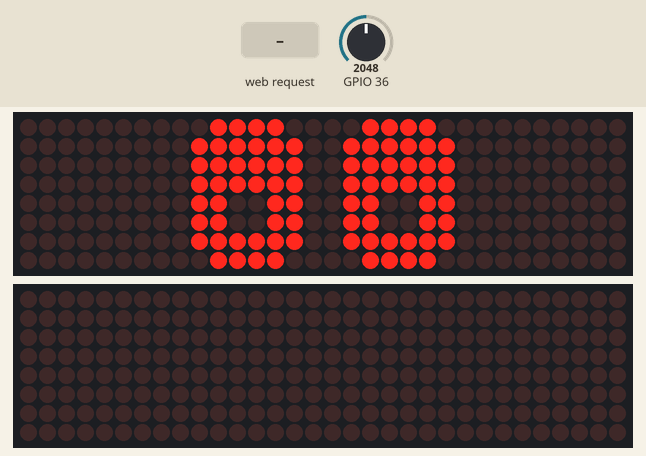
Bench run of a sketch on a simulated ESP32. Shown: 2 × 32×8 LED matrix. The test bench sets the inputs (shaded band); at power-on: GPIO 36 = 2048. WiFi joins after 1.5 s; servers stay silent unless stated; uploads are accepted with an empty reply; random numbers use the default seed unless the sketch sets one; what the sketch prints to the serial monitor is not drawn.

Above: at 2.7 s.
2.8 s: HTTP request GET /set?mode=eyes received
At 4.1 s:
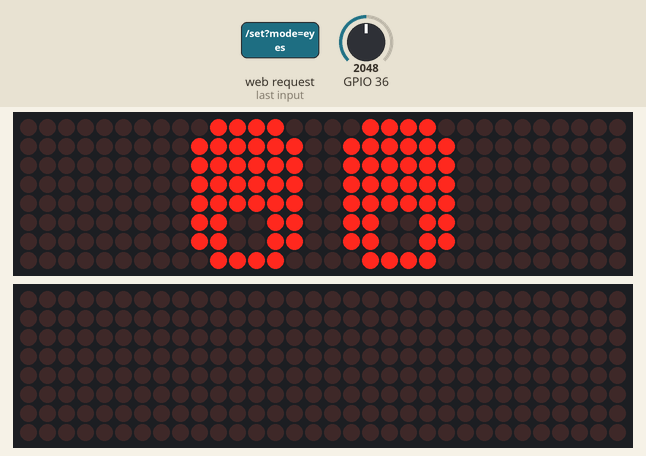
4.6 s: HTTP request GET /set?mode=voo received
At 5.8 s:
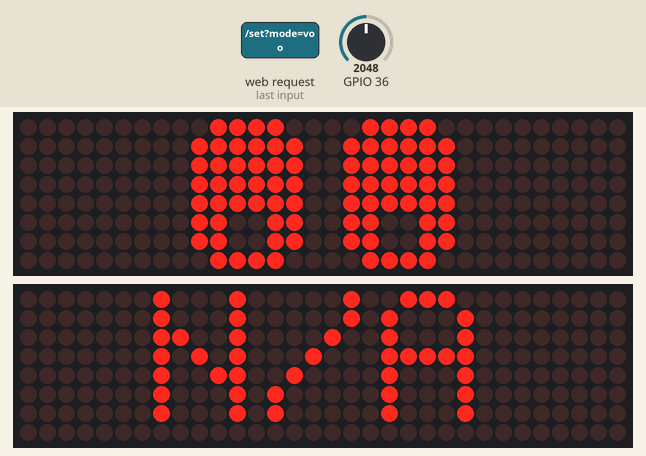
6.3 s: HTTP request GET /set?mode=fear received
At 7.1 s:
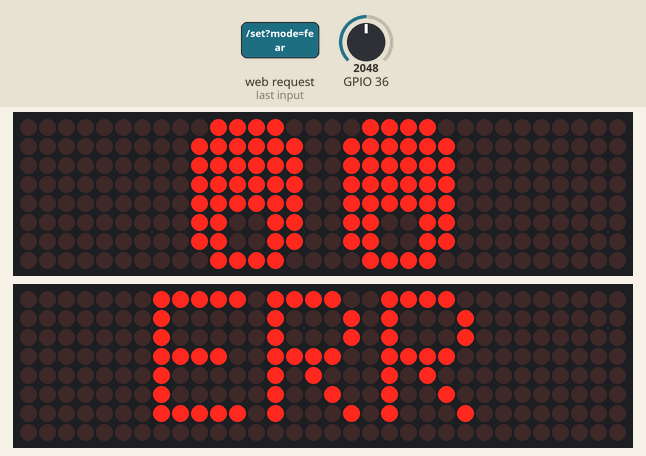
8.0 s: HTTP request GET /set?mode=1 received
At 9.2 s:
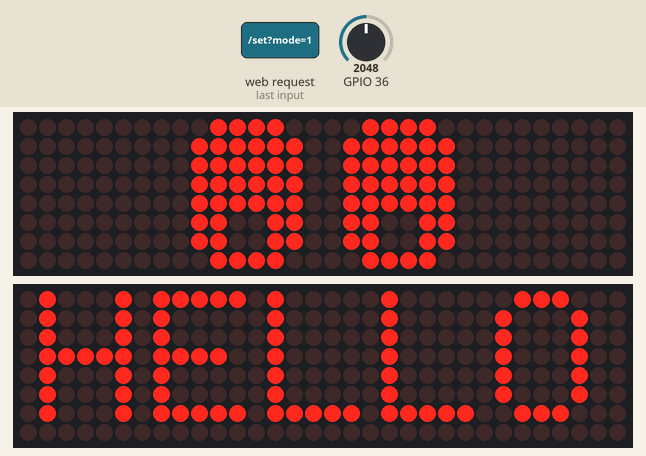
9.5 s: HTTP request GET /set?mode=eyes received
At 9.78 s:
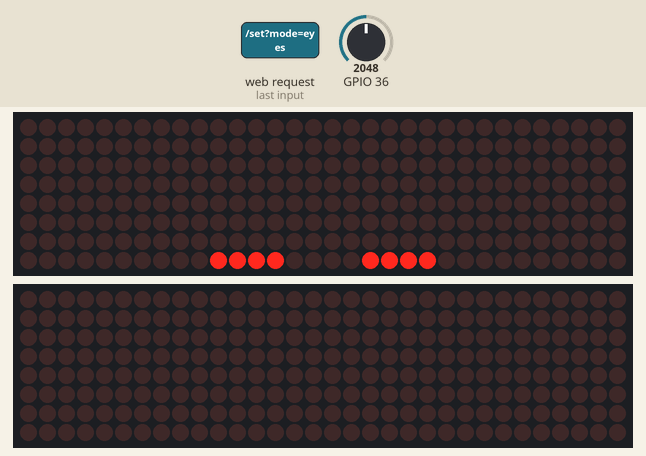
11.3 s: HTTP request GET /set?mode=eyes received
At 11.77 s:
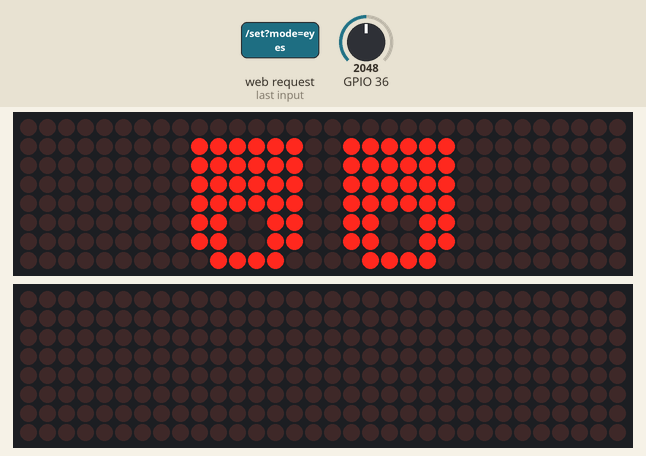
Timing chart, 0 to 14.3 s (numbered marks = the images above; inputs shaded):
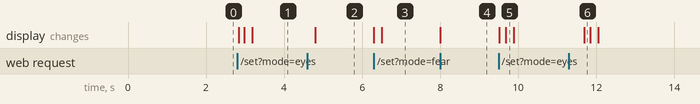

The sketch:

fg_display.ino
```cpp
/**
* Kaipo Ojas
* fg_display.ino
*/

#include <WiFi.h>
#include <HTTPClient.h>
#include <ArduinoJson.h>
#include <WebServer.h>
#include <MD_Parola.h>
#include <MD_MAX72XX.h>
#include <SPI.h>
#include <ESPmDNS.h>
#include "MD_EyePair.h"
/**
* This program uses the ESP32 DevKit module to display various stock prices.
* Stocks display on a dot matrix display.
* ESP32 is in STA and AP mode. Acts as STA to get current stock prices using apiKeys.
* ESP32 AP mode creates a local site for devices connected to same network to set what the display shows.
*/
#define DATA_PIN 23
#define CLK_PIN  18
#define CS_PIN   5
#define HARDWARE_TYPE MD_MAX72XX::FC16_HW
#define MAX_DEVICES   4

/**
* Network name/SSID
*/
const char* STA_SSID = "network_name";

/**
* Network password.
*/
const char* STA_PASS  = "network_password";

/**
* Access Point Name
*/
const char* AP_SSID  = "StockDisplay";

/**
* Access Point Password
*/
const char* AP_PASS  = "12345678";

String apiKey = "YOUR_ALPHA_VANTAGE_KEY";

//Used to display text
MD_Parola display = MD_Parola(HARDWARE_TYPE, DATA_PIN, CLK_PIN, CS_PIN, MAX_DEVICES);

//Used to display custom symbols(for eyes)
MD_MAX72XX mx = MD_MAX72XX(HARDWARE_TYPE, DATA_PIN, CLK_PIN, CS_PIN, MAX_DEVICES);

//Sets up Web server
WebServer server(80);

//Display Modes avilable
enum DisplayMode { MODE_VOO, MODE_FEAR_GREED, MODE_TEST, MODE_EYE, MODE_REPORT };
DisplayMode currentMode = MODE_TEST; //Initially sets to Test/Nothing shows

unsigned long lastUpdate = 0;

MD_EyePair eyes;

int currentBrightness = 1;

// ____Forward declarations __________
void connectSTA();
void createAP();
void handleRoot();
void handleSet();
void refreshData();
String getVOO();
String getFearGreed();
void showMessage(String msg);
String webpage();

/**
* Sets up dot matrix display, creates our AP site, and sets up STA mode.
*/
// ___Setup _____________
void setup() {
  Serial.begin(115200);
  //Sets up matrix display. Both Parole and MDMAXX
  mx.begin();

  display.begin();
  display.setIntensity(1);
  display.displayClear();

  eyes.begin(1, &mx, 500);

  //Connects ESP to our wifi as STA mode.
  WiFi.mode(WIFI_AP_STA);
  connectSTA();
  //Sets up the AP local site.
  createAP();

  server.on("/",    handleRoot);
  server.on("/set", handleSet);
  server.begin();

  if (MDNS.begin("stockdisplay")) {
    Serial.println("mDNS started - access at http://stockdisplay.local");
  }
}

// ______Loop___________
/**
* Loop / Running of program. Calls methods
*/
void loop() {
  server.handleClient();

  if (currentMode == MODE_EYE) {
    eyes.animate();
  }

  if (currentMode == MODE_REPORT) {
    if (display.displayAnimate()) {
      display.displayReset();
    }
  }

  if (millis() - lastUpdate > 300000) {
    lastUpdate = millis();
    if(currentMode != MODE_EYE) {
      display.begin();
      display.setIntensity(1);
      display.displayClear();
      refreshData();
    }
  }
}

// _____WiFi _________
/**
* Connects the ESP to the network.
*/
void connectSTA() {
  WiFi.begin(STA_SSID, STA_PASS);
  Serial.print("Connecting to WiFi");
  int attempts = 0;
  while (WiFi.status() != WL_CONNECTED && attempts < 20) {
    delay(500);
    Serial.print(".");
    attempts++;
  }
  if (WiFi.status() == WL_CONNECTED) {
    Serial.println("\nConnected! IP: " + WiFi.localIP().toString());
  } else {
    Serial.println("\nFailed to connect to WiFi (continuing in AP-only mode)");
  }
}

/**
* Creates and setups the AP local site.
*/
void createAP() {
  WiFi.softAP(AP_SSID, AP_PASS);
  Serial.println("AP started. IP: " + WiFi.softAPIP().toString());
}

// _______Web server handlers____________
/**
* The webpage to be displayed by the AP.
*/
String webpage() {
  String html;
  html += "<!DOCTYPE html><html><head>";
  html += "<title>Stock Display</title>";
  html += "<meta name='viewport' content='width=device-width,initial-scale=1'>";
  html += "<style>";
  html += "body{margin:0;min-height:100vh;display:flex;flex-direction:column;justify-content:center;align-items:center;font-family:georgia;background:#0a0a14;color:#4444ff;}";
  html += "h1{text-align:center;font-size:5vw;color:#3d7eff;text-shadow:0 0 10px #2233ff;}";
  html += ".card{background:#0a0a14;padding:30px;min-width:300px;text-align:center;}";
  html += ".current{font-size:1.2vw;margin-bottom:20px;color:#888;}";
  html += ".current span{color:#3d7eff;font-weight:bold;}";
  html += "select{font-size:1.5vw;border:2px solid #3d7eff;border-radius:3px;background:#0a0a14;color:#3d7eff;padding:5px;width:100%;margin-bottom:20px;}";
  html += "select option{background:#0a0a14;color:#3d7eff;}";
  html += ".brightness-label{font-size:1.2vw;margin-bottom:8px;display:block;}";
  html += "input[type=range]{width:100%;accent-color:#3d7eff;margin-bottom:20px;}";
  html += "input[type=submit]{background:#3d7eff;color:#0a0a14;border:none;padding:10px 30px;font-size:1.2vw;font-family:georgia;border-radius:3px;cursor:pointer;width:100%;font-weight:bold;}";
  html += "input[type=submit]:hover{background:#2233ff;box-shadow:0 0 10px #3d7eff;}";
  html += ".brightness-val{font-size:1vw;color:#888;}";
  html += "</style></head><body>";
  html += "<div class='card'>";
  html += "<h1>Stock Display</h1>";

  html += "<div class='current'>Currently showing: <span>";
  switch(currentMode) {
    case MODE_VOO:
      html += "VOO Price";
      break;
    case MODE_FEAR_GREED:
      html += "Fear &amp; Greed";
      break;
    case MODE_EYE:
      html += "Eyes";
      break;
    case MODE_REPORT:
      html += "Report";
      break;
    default:
      html += "Test";
      break;
  }
  html += "</span></div>";

  html += "<form action='/set' method='get'>";
  html += "<select name='mode'>";
  html += "<option value='voo'" + String(currentMode == MODE_VOO ? " selected" : "")
          + ">VOO Price</option>";
  html += "<option value='fear'" + String(currentMode == MODE_FEAR_GREED ? " selected" : "")
          + ">Fear &amp; Greed</option>";
  html += "<option value='eyes'" + String(currentMode == MODE_EYE ? " selected" : "")
          + ">Eyes</option>";
  html += "<option value='report'" + String(currentMode == MODE_REPORT ? " selected" : "")
          + ">Report</option>";
  html += "<option value='test'" + String(currentMode == MODE_TEST ? " selected" : "")
          + ">Test</option>";
  html += "</select>";

  html += "<label class='brightness-label'>Brightness: <span class='brightness-val' id='bval'>" + String(currentBrightness) + "</span></label>";
  html += "<input type='range' name='brightness' min='0' max='15' value='" + String(currentBrightness) + "' oninput=\"document.getElementById('bval').innerText=this.value\">";

  html += "<input type='submit' value='Set'>";
  html += "</form>";
  html += "</div>";
  html += "</body></html>";
  return html;
}

/**
* Sends GET method when webpage is opened.
*/
void handleRoot() {
  server.send(200, "text/html", webpage());
}

/**
* Updates mode when updated through webpage.
*/
void handleSet() {
  if (server.hasArg("brightness")) {
    currentBrightness = server.arg("brightness").toInt();
    display.setIntensity(currentBrightness);
  }

  if (server.hasArg("mode")) {
    String mode = server.arg("mode");

    if (mode == "eyes") {
      display.displayClear();
      mx.begin();
      mx.clear();
      eyes.begin(1, &mx, 500);
      currentMode = MODE_EYE;
    } else {
      display.begin();
      display.setIntensity(currentBrightness);  // use saved brightness
      display.displayClear();

      if (mode == "voo")
        currentMode = MODE_VOO;
      else if (mode == "fear")
        currentMode = MODE_FEAR_GREED;
      else if (mode == "report")
        currentMode = MODE_REPORT;
      else
        currentMode = MODE_TEST;

      refreshData();
    }
  }
  server.send(200, "text/html", webpage());  // send back updated page instead of redirect
}
// ________Data fetching ____________
/**
* Gets the Vanguard S&P 500 ETF price
*/
String getVOO() {
  if (WiFi.status() != WL_CONNECTED) return "NO WIFI";

  HTTPClient http;
  http.begin("https://query1.finance.yahoo.com/v8/finance/chart/VOO?interval=1d&range=1d");
  http.addHeader("User-Agent", "Mozilla/5.0");
  int code = http.GET();

  if (code <= 0) {
    http.end();
    return "ERR";
  }

  DynamicJsonDocument doc(8192);
  deserializeJson(doc, http.getString());
  http.end();

  float price = doc["chart"]["result"][0]["meta"]["regularMarketPrice"].as<float>();
  float open  = doc["chart"]["result"][0]["meta"]["chartPreviousClose"].as<float>();

  if (price == 0) return "N/A";

  String direction = "";
  if (open != 0) {
    if (price > open)
      direction = "U";
    else if (price < open)
      direction = "D";
    else
      direction = "=";
  }

  return "$" + String((int)price) + direction;
}

/**
* Displays the current market fear and greed index.
*/
String getFearGreed() {
  if (WiFi.status() != WL_CONNECTED) return "NO WIFI";

  HTTPClient http;
  http.begin("https://production.dataviz.cnn.io/index/fearandgreed/graphdata");
  int code = http.GET();

  if (code <= 0) {
    http.end();
    return "ERR";
  }

  DynamicJsonDocument doc(1024);
  deserializeJson(doc, http.getString());
  http.end();

  int value = doc["fear_and_greed"]["score"].as<int>();
  if (value == 0) return "N/A";

  String type = "";

  String classification = String(doc["fear_and_greed"]["rating"]);
  if (classification == "Extreme Greed")
    type = "EG";
  else if (classification == "Greed")
    type = "G";
  else if (classification == "Extreme Fear")
    type = "EF";
  else if (classification == "Fear")
    type = "F";
  else
    type = "";

  return type + " " + String(value);  // just "65" to keep it short on display
}

/**
* Optional, but better fear and greed method that uses cloudflare agent.
*/
/*
String getFearGreed() {
  if (WiFi.status() != WL_CONNECTED)
    return "NO WIFI";

  HTTPClient http;
  //Just enter cloudflare worker link here for it to work.
  http.begin("agent link");

  int code = http.GET();

  if (code != HTTP_CODE_OK) {
    Serial.print("HTTP ERROR: ");
    Serial.println(code);

    http.end();
    return "ERR";
  }

  String payload = http.getString();
  http.end();

  Serial.println("FEAR/GREED:");
  Serial.println(payload);

  DynamicJsonDocument doc(512);

  DeserializationError error = deserializeJson(doc, payload);

  if (error) {
    Serial.print("JSON ERROR: ");
    Serial.println(error.c_str());
    return "JSON ERR";
  }

  int value = doc["score"] | -1;
  String classification = doc["rating"] | "";

  if (value < 0)
    return "N/A";

  String type;

  if (classification == "extreme greed")
    type = "EG";
  else if (classification == "greed")
    type = "G";
  else if (classification == "extreme fear")
    type = "EF";
  else if (classification == "fear")
    type = "F";
  else if (classification == "feutral")
    type = "N";

  return type + " " + String(value);
}
*/

/**
* Displays stock price of given symbol.
*/
String getStockPrice(String symbol) {
  if (WiFi.status() != WL_CONNECTED) return "ERR";

  HTTPClient http;
  String url = "https://query1.finance.yahoo.com/v8/finance/chart/" + symbol + "?interval=1d&range=1d";
  http.begin(url);
  http.addHeader("User-Agent", "Mozilla/5.0");
  int code = http.GET();

  if (code <= 0) { http.end(); return "ERR"; }

  DynamicJsonDocument doc(8192);
  deserializeJson(doc, http.getString());
  http.end();

  float price = doc["chart"]["result"][0]["meta"]["regularMarketPrice"].as<float>();
  float open  = doc["chart"]["result"][0]["meta"]["chartPreviousClose"].as<float>();

  if (price == 0) return "ERR";

  String direction = "";
  if (open != 0) {
    if (price > open)
      direction = "U";
    else if (price < open)
      direction = "D";
    else
      direction = "=";
  }

  return symbol + " $" + String((int)price) + " " + direction;
}

/**
* Report mode. Shows various primary stock day performances.
*/
String buildTickerString() {
  String symbols[] = {
    "AMZN", "AAPL", "TSLA", "GOOGL",
    "BTC-USD", "ETH-USD", "JPM", "NVDA",
    "BRK-B", "MSFT", "META", "LLY"
  };
  String names[] = {
    "AMZN", "AAPL", "TSLA", "GOOG",
    "BTC", "ETH", "JPM", "NVDA",
    "BRKB", "MSFT", "META", "LLY"
  };

  int count = 12;
  String ticker = "";

  for (int i = 0; i < count; i++) {
    Serial.println("Fetching: " + symbols[i]);

    HTTPClient http;
    String url = "https://query1.finance.yahoo.com/v8/finance/chart/" + symbols[i] + "?interval=1d&range=1d";
    http.begin(url);
    http.addHeader("User-Agent", "Mozilla/5.0");
    int code = http.GET();

    if (code > 0) {
      DynamicJsonDocument doc(4096);
      deserializeJson(doc, http.getString());

      float price = doc["chart"]["result"][0]["meta"]["regularMarketPrice"].as<float>();
      float open  = doc["chart"]["result"][0]["meta"]["chartPreviousClose"].as<float>();

      String direction = "=";
      if      (price > open) direction = "U";
      else if (price < open) direction = "D";

      // Format to 2 decimal places
      char priceStr[12];
      dtostrf(price, 1, 2, priceStr);

      ticker += names[i] + " " + String(priceStr) + " " + direction + "  ";
    } else {
      ticker += names[i] + " ERR  ";
    }

    http.end();
    delay(100);
  }

  return ticker;
}

// _______Display_______
/**
* Shows the stock price on screen.
*/
void showMessage(String msg) {
  display.displayClear();
  display.setTextAlignment(PA_CENTER);
  display.print(msg.c_str());
}

/**
* Updates the mode when changed.
*/
void refreshData() {
  String text;
  switch (currentMode) {
    case MODE_VOO:
      text = "" + getVOO();
      break;
    case MODE_FEAR_GREED:
      text = "" + getFearGreed();
      break;
    case MODE_EYE:
      break;
    case MODE_REPORT:
      text = buildTickerString();
      display.displayClear();
      display.setTextAlignment(PA_LEFT);
      display.displayScroll(text.c_str(), PA_LEFT, PA_SCROLL_LEFT, 80);
      return;
    default:
      text = "HELLO";
      break;
  }
  showMessage(text);
}
```

MD_EyePair.h
```cpp
// Implements a class to draw and animate a pair of eyes
#pragma once

#include <MD_MAX72xx.h>

// Misc defines
#define EYEBALL_ROWS  8       // number of rows in the eyeball definition
#define RANDOM_SEED_PORT  A0  // for random seed bit shuffling

class MD_EyePair
{
public:
  MD_EyePair(void);
  ~MD_EyePair(void) { };

  void begin(uint8_t startdev, MD_MAX72XX *M, uint16_t maxDelay);
  void animate(void);

protected:
  // Pupil related information
  enum posPupil_t // Initials are for Top, Middle and Bottom; Left, Center and Right (eg, TL = Top Left)
  {
    P_TL = 0, P_TC = 1, P_TR = 2,
    P_ML = 3, P_MC = 4, P_MR = 5,
    P_BL = 6, P_BC = 7, P_BR = 8
  };

  // Class static data
  static uint8_t  _pupilData[];
  static uint8_t  _eyeballData[];

  // display parameters
  MD_MAX72XX  *_M;
  uint8_t   _sd;  // start device
  uint8_t   _ed;  // end device

  // blinking parameters
  uint32_t  _lastBlinkTime;
  uint16_t  _currentDelay;
  uint8_t   _blinkState;
  uint8_t   _savedEyeball[EYEBALL_ROWS];
  uint8_t   _blinkLine;

  // animation parameters
  posPupil_t  _pupilCurPos;   // the current position for the pupil
  uint32_t  _timeLast;
  uint16_t  _timeDelay;
  uint16_t  _maxDelay;
  bool    _inBlinkCycle;

  // methods
  void drawEyeball(void);
  bool blinkEyeball(bool bFirst);
  void drawPupil(posPupil_t posOld, posPupil_t posNew);
  bool posIsAdjacent(posPupil_t posCur, posPupil_t posNew);

  // random seed creation
  uint16_t bitOut(uint8_t port);
  uint32_t seedOut(uint16_t noOfBits, uint8_t port);
};
```

Source omitted: MD_EyePair.cpp (6945 bytes)

Measured:
- after the input at 2.8 s, the display: first changes at once (image 1 shows a later state)
- after the input at 6.3 s, the display: first changes at once (image 3 shows a later state)
- after the input at 8.0 s, the display: changes at once (image 4)
- after the input at 9.5 s, the display: first changes at once (image 5 shows a later state)
